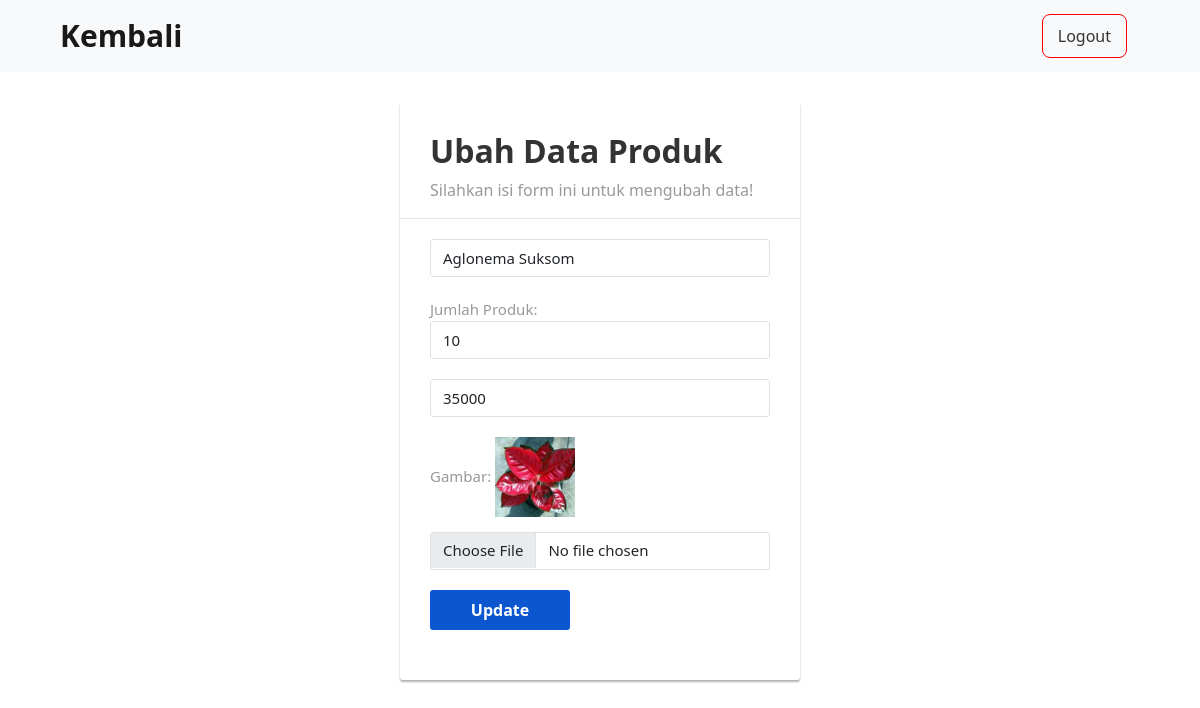
Screenshot of /barang/ubahBarang.php?id=3 (signed in) with the database file from the repository.
### tables this page shows
CREATE TABLE `barang` (
  `kode_barang` int(11) NOT NULL,
  `nama` varchar(50) NOT NULL,
  `harga` int(11) NOT NULL,
  `gambar` varchar(255) NOT NULL,
  `jml_stok` int(11) NOT NULL
);

### functions.php (called while the page is built, shortened)
<?php
$conn = mysqli_connect("localhost", "root", "", "uts_12415");
function query($query) {
    global $conn;
    $result = mysqli_query($conn, $query);
    $rows = [];
    while ($row = mysqli_fetch_assoc($result)) {
        $rows[] = $row;
    }
    return $rows;
}

### barang/ubahBarang.php (the view, shortened to what this page needs)
<?php
    require '../functions.php';
    $id = $_GET["id"];
    $brg = query("SELECT * FROM barang WHERE kode_barang = $id")[0];
?>
<!DOCTYPE html>
<html lang="en">
<head>
    <link href="https://cdn.jsdelivr.net/npm/bootstrap@5.0.2/dist/css/bootstrap.min.css" rel="stylesheet">
</head>
<body>
    <nav class="navbar navbar-light bg-light">
        <div class="container-fluid">
            <h1><a class="navbar-brand mb-0 h1 px-5" style="font-size: 30px" href="produk.php"><b>Kembali</b></a></h1>
            <button class="btn me-5"><a href="../logout.php" class="btn-logout" style="color: #333; font-size: 16px; text-decoration:none; border: 1px solid red; padding: 10px 15px; border-radius: 8px;">Logout</a></button>
        </div>
    </nav>
    <div class="container addProduk-form">
        <form action="" method="POST" enctype="multipart/form-data">
            <h2>Ubah Data Produk</h2>
            <p>Silahkan isi form ini untuk mengubah data!</p>
            <hr>
            <div class="form-group">
                <div class="input-group">
                    <input type="text" class="form-control" name="nama_produk" required="required" value="<?= $brg["nama"]; ?>">
                </div>
            </div>
            <div class="form-group">
                <label for="jumlah">Jumlah Produk: </label>
                <div class="input-group">
                    <input type="number" class="form-control" name="jumlah" required="required" min="1" id="jumlah" value="<?= $brg["jml_stok"]; ?>">
                </div>
            </div>
            <div class="form-group">
                <div class="input-group">
                    <input type="number" class="form-control" name="harga" required="required" value="<?= $brg["harga"]; ?>">
                </div>
            </div>
            <div class="form-group">
                <label for="gambar_produk">Gambar: </label>
                <img src="./imgBarang/<?= $brg["gambar"];?>" width="80px">
                <div class="input-group" style="margin-top: 15px;">
                    <input type="file" class="form-control" name="gambar_produk" id="gambar">
                </div>
            </div>
            <div class="form-group">
                <button type="submit" class="btn btn-primary btn-lg" name="submit">Update</button>
            </div>
        </form>
    </div>
</body>
</html>

### barang/ubahBarang.php (style rules this page uses)
.form-control { font-size: 15px; }
.form-control, .form-control:focus, .input-group-text { border-color: #e1e1e1; }
.form-control, .btn { border-radius: 3px; }
.addProduk-form { width: 400px; margin: 0 auto; padding: 30px 0; }
.addProduk-form form { color: #999; border-radius: 3px; margin-bottom: 15px; background: #fff; box-shadow: 0px 2px 2px rgba(0, 0, 0, 0.3); padding: 30px; }
.addProduk-form h2 { color: #333; font-weight: bold; margin-top: 0; }
.addProduk-form hr { margin: 0 -30px 20px; }
.addProduk-form .form-group { margin-bottom: 20px; }
.addProduk-form label { font-weight: normal; font-size: 15px; }
.addProduk-form .form-control { min-height: 38px; box-shadow: none !important; }
.addProduk-form .btn, .addProduk-form .btn:active { font-size: 16px; font-weight: bold; background: #0C56D0 !important; border: none; min-width: 140px; }

### rows the page displays
barang: nama_produk "Aglonema Suksom", jumlah "10", harga "35000", gambar (picture)
